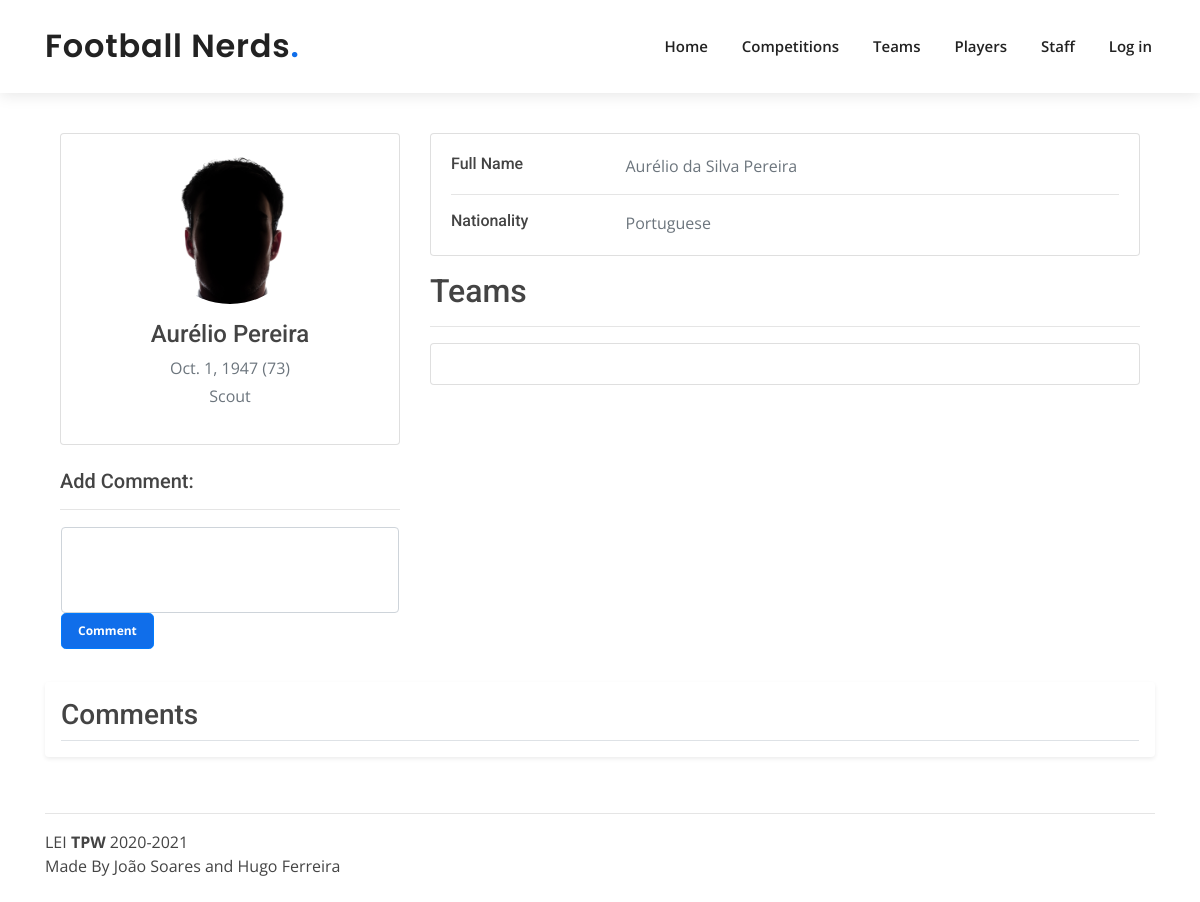
The page /staff/1 on the database as committed earlier.
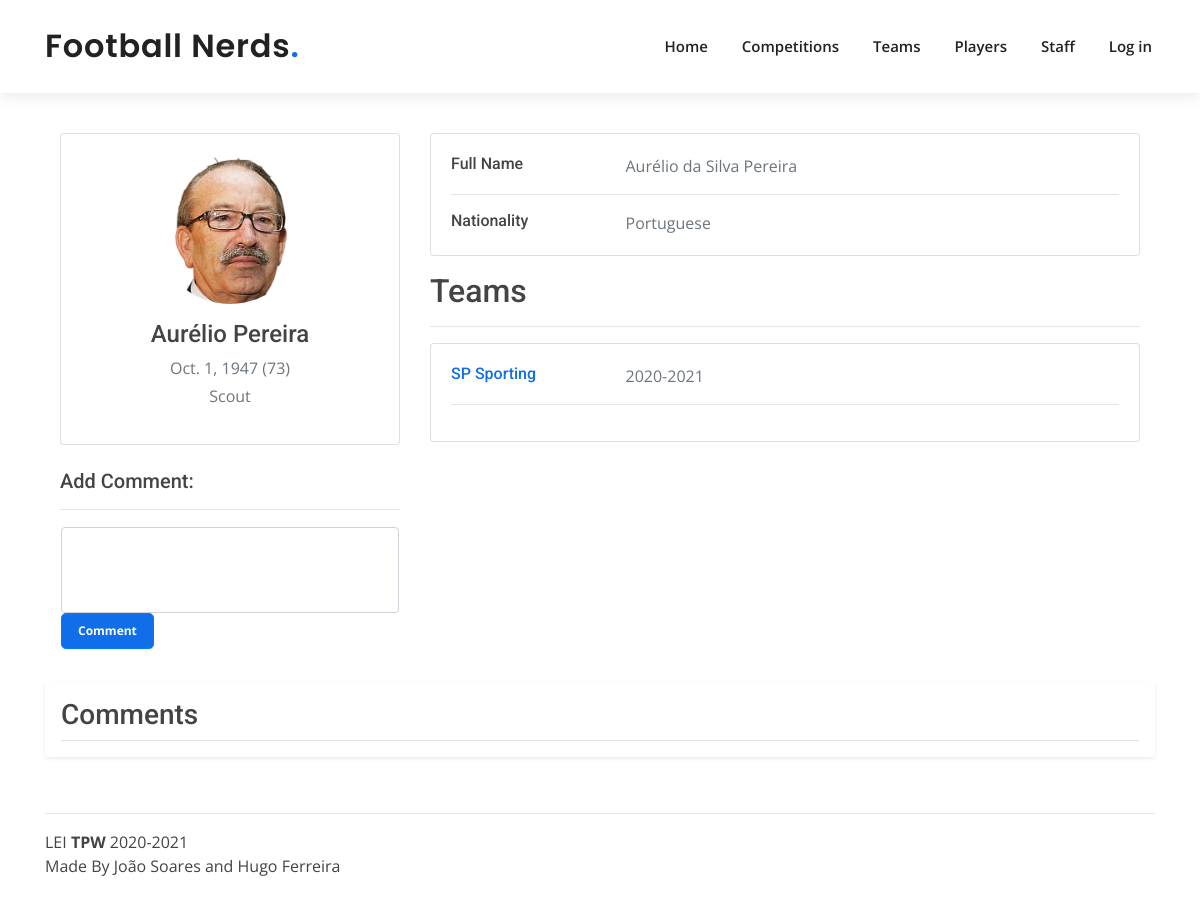
The same page on the database as committed later.
### app/models.py (models this page shows, shortened)
class Staff(models.Model):
    full_name = models.CharField(max_length=120)
    name = models.CharField(max_length=90)
    birthday = models.DateField()
    nationality = models.CharField(max_length=70)
    function = models.CharField(max_length=70)
    staff_img = models.ImageField(upload_to=staffdir, default="staff/default_staff.png")

class Team(models.Model):
    full_name = models.CharField(max_length=70)
    name = models.CharField(max_length=70)
    abreviated_name = models.CharField(max_length=4)
    founding_year = models.IntegerField()
    club_badge_img = models.ImageField(upload_to=teamdir, default="teams/default_club.png")
    city = models.CharField(max_length=20)
    country = models.CharField(max_length=20)
    players = models.ManyToManyField(Player, through='PlayerPlaysFor')
    formation = models.CharField(max_length=5, validators=[RegexValidator(
        regex='[0-9]{1}-[0-9]{1}-[0-9]{1}',
        message='Season must follow the format number-number-number',
        code='invalid_formation'
    )])

class StaffManages(models.Model):
    staff = models.ForeignKey(Staff, on_delete=models.CASCADE)
    team = models.ForeignKey(Team, on_delete=models.CASCADE)
    season = models.CharField(max_length=9, validators=[RegexValidator(
        regex='[0-9]{4}-[0-9]{4}',
        message='Season must follow the format year-year',
        code='invalid_season'
    )])

### app/views.py (the view, shortened to what this page needs)
# urls.py: path('staff/<int:id>', views.staff_details, name='staff_details'),
def staff_details(request, id):
    if request.user.username == 'admin':
        deleteeditbbt = True
    else:
        deleteeditbbt = False
    try:
        t_parms = {
            'staff': Staff.objects.get(id=id),
            'teams': Team.objects.filter(staffmanages__staff_id=id),
            'seasons': StaffManages.objects.filter(staff_id=id),
            'age': int((datetime.date.today() - Staff.objects.get(id=id).birthday).days / 365),
            'formComment': MakeCommentForm(),
            'comments': CommentStaff.objects.filter(staff_id=id),
            'deleteeditbbt': deleteeditbbt
        }
        return render(request, 'staff_details.html', t_parms)
    except:
        return error_render(request, 404, "Staff not Found")

### app/forms.py
class MakeCommentForm(forms.Form):
    comment = forms.CharField(widget=forms.Textarea, label='Add Comment')
    fields = ('comment')
    def __init__(self, *args, **kwargs):
        super().__init__(*args, **kwargs)
        for myField in self.fields:
            self.fields[myField].widget.attrs['rows'] = 3
            self.fields[myField].widget.attrs['class'] = 'form-control'
            self.fields[myField].widget.attrs['style'] = 'resize:none'

### templates/staff_details.html (shortened to what this page needs)
{% extends 'layout.html' %}
{% load static %}
{% block content %}
<div class="container" style="padding-top: 40px">
    <div class="main-body">
          <div class="row gutters-sm">
            <div class="col-md-4 mb-3">
              <div class="card">
                <div class="card-body">
                  <div class="d-flex flex-column align-items-center text-center">
                    <img src="{% static 'img/' %}{{ staff.staff_img.url }}" alt="Admin" class="rounded-circle" width="150" height="150">
                    <div class="mt-3">
                      <h4>{{ staff.name }}</h4>
                      <p class="text-secondary mb-1">{{ staff.birthday }} ({{ age }})</p>
                      <p class="text-muted font-size-sm">{{ staff.function }}</p>
                    </div>
                  </div>
                </div>
              </div>
                <br>
                <h5>{{ formComment.comment.label}}:</h5>
                <hr>
                  <div class="card mt-3" style="border-color: white">
                      <form action="{% url 'staff' %}{{ staff.id }}" method="post">
                          {{ formComment.comment }}
                          <button style="background: #106eea;font-size: 12px; font-weight: bolder;" type="submit" class="btn btn-primary btn-lg">Comment</button>
                      </form>
                  </div>
            </div>
            <div class="col-md-8">
              <div class="card mb-3">
                <div class="card-body">
                  <div class="row">
                    <div class="col-sm-3">
                      <h6 class="mb-0">Full Name</h6>
                    </div>
                    <div class="col-sm-9 text-secondary">
                        {{staff.full_name}}
                    </div>
                  </div>
                  <hr>
                  <div class="row">
                    <div class="col-sm-3">
                      <h6 class="mb-0">Nationality</h6>
                    </div>
                    <div class="col-sm-9 text-secondary">
                        {{staff.nationality}}
                    </div>
                  </div>
                </div>
              </div>
                    <h2>Teams</h2>
                    <hr>
                    <div class="card mb-3">
                <div class="card-body">
                    {% for team in teams %}
                    {% for sea in seasons %}
                  <div class="row">
                    <div class="col-sm-3">
                      <a href="{% url 'teams' %}{{ team.id }}"><h6 class="mb-0">{{ team.name}}</h6></a>
                    </div>
                    <div class="col-sm-9 text-secondary">
                        {% if sea.team.id == team.id %}
                        {{sea.season}}
                        {% endif %}
                    </div>
                  </div>
                        <hr>
                    {% endfor %}
                    {% endfor %}
                  </div>
                </div>
                </div>
                </div>
            </div>
          </div>
          <div class="my-3 p-3 bg-body rounded shadow-sm">
            <h3 class="border-bottom pb-2 mb-0">Comments</h3>
            </div>
          </div>
{% endblock %}

Rows that differ between the two databases and show on the page:
changed Staff "Aurélio Pereira": staff_img: picture added in place of a placeholder
now on this page (row unchanged): Team: name "SP Sporting"
added StaffManages: season "2020-2021"
